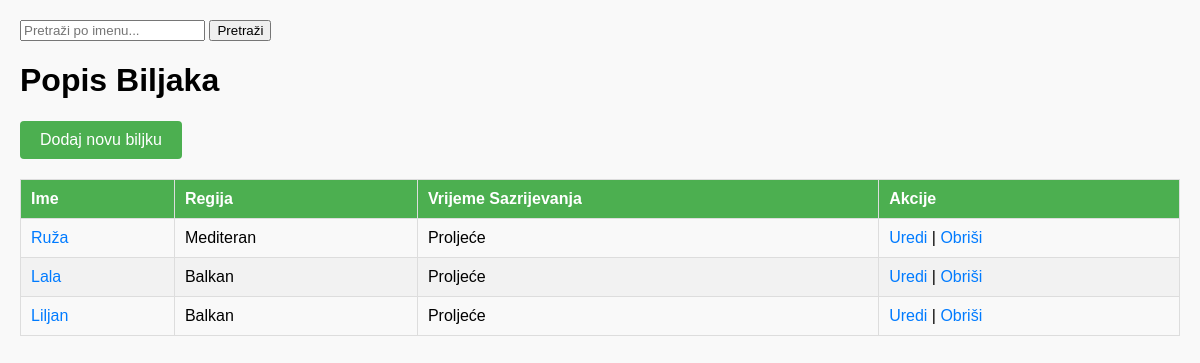
Before: /vrtnabiljke/ with the older database file.
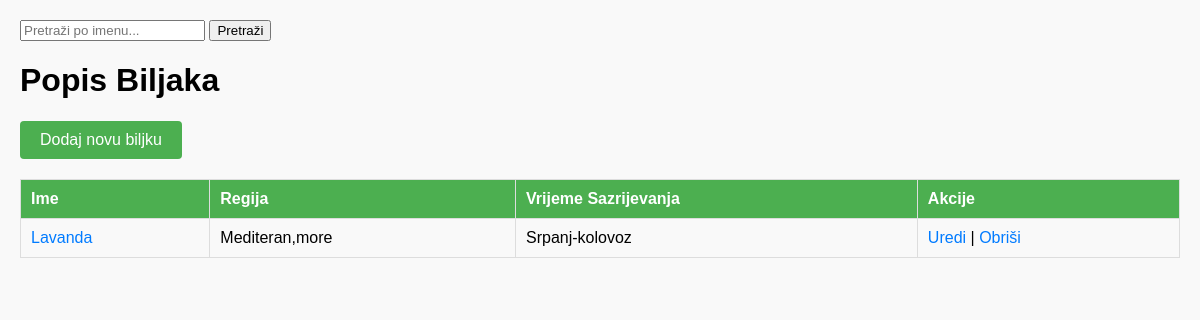
After: the same page with the newer database file.
### PZWapp/models.py (models this page shows, shortened)
class VrtnaBiljka(models.Model):
    user = models.ForeignKey(
        settings.AUTH_USER_MODEL,
        on_delete=models.CASCADE,
        related_name='vrtne_biljke',
        default=get_default_user
    )
    ime_v = models.CharField(max_length=30)
    slikaBiljke_v = models.ImageField(upload_to='images/', blank=True, null=True)
    regijaBiljke_v = models.CharField(max_length=20)
    vrijemeSazrijevanja_v = models.CharField(max_length=15)

### PZWapp/views.py (the view)
# urls.py: path('vrtnabiljke/', VrtnaBiljkaListView.as_view(), name='vrtnabiljka_list'),
class VrtnaBiljkaListView(ListView):
    model = VrtnaBiljka
    template_name = 'main/vrtna_biljka_list.html'
    context_object_name = 'biljke'
    def get_queryset(self):
        query = self.request.GET.get('q')
        if query:
            return VrtnaBiljka.objects.filter(ime_v__icontains=query)
        return VrtnaBiljka.objects.all()

### PZWapp/templates/main/vrtna_biljka_list.html (shortened to what this page needs)
<!DOCTYPE html>
<html>
<head>
</head>
<body>
    <form method="get">
        <input type="text" name="q" placeholder="Pretraži po imenu...">
        <button type="submit">Pretraži</button>
    </form>
    <h1>Popis Biljaka</h1>
    <a href="{% url 'PZWapp:vrtnabiljka_create' %}" class="add-btn">Dodaj novu biljku</a>
    <table>
        <thead>
            <tr>
                <th>Ime</th>
                <th>Regija</th>
                <th>Vrijeme Sazrijevanja</th>
                <th>Akcije</th>
            </tr>
        </thead>
        <tbody>
            {% for biljka in biljke %}
            <tr>
                <td><a href="{% url 'PZWapp:vrtnabiljka_detail' biljka.id %}">{{ biljka.ime_v }}</a></td>
                <td>{{ biljka.regijaBiljke_v }}</td>
                <td>{{ biljka.vrijemeSazrijevanja_v }}</td>
                <td>
                    <a href="{% url 'PZWapp:vrtnabiljka_update' biljka.id %}">Uredi</a> |
                    <a href="{% url 'PZWapp:vrtnabiljka_delete' biljka.id %}">Obriši</a>
                </td>
            </tr>
            {% empty %}
            <tr>
                <td colspan="4">Nema rezultata za prikaz.</td>
            </tr>
            {% endfor %}
        </tbody>
    </table>
</body>
</html>

### PZWapp/templates/main/vrtna_biljka_list.html (style rules this page uses)
body { font-family: Arial, sans-serif; margin: 20px; background-color: #f9f9f9; }
table { width: 100%; border-collapse: collapse; margin-bottom: 20px; }
th, td { padding: 10px; text-align: left; border: 1px solid #ddd; }
th { background-color: #4CAF50; color: white; }
a { text-decoration: none; color: #007BFF; }
.add-btn { display: inline-block; margin-bottom: 20px; padding: 10px 20px; background-color: #4CAF50; color: white; border: none; border-radius: 4px; text-align: center; text-decoration: none; font-size: 16px; }

Changed rows visible on the page:
removed VrtnaBiljka: ime_v "Lala", regijaBiljke_v "Balkan", vrijemeSazrijevanja_v "Proljeće"
removed VrtnaBiljka: ime_v "Liljan", regijaBiljke_v "Balkan", vrijemeSazrijevanja_v "Proljeće"
changed VrtnaBiljka: ime_v "Ruža" → "Lavanda"; regijaBiljke_v "Mediteran" → "Mediteran,more"; vrijemeSazrijevanja_v "Proljeće" → "Srpanj-kolovoz"
